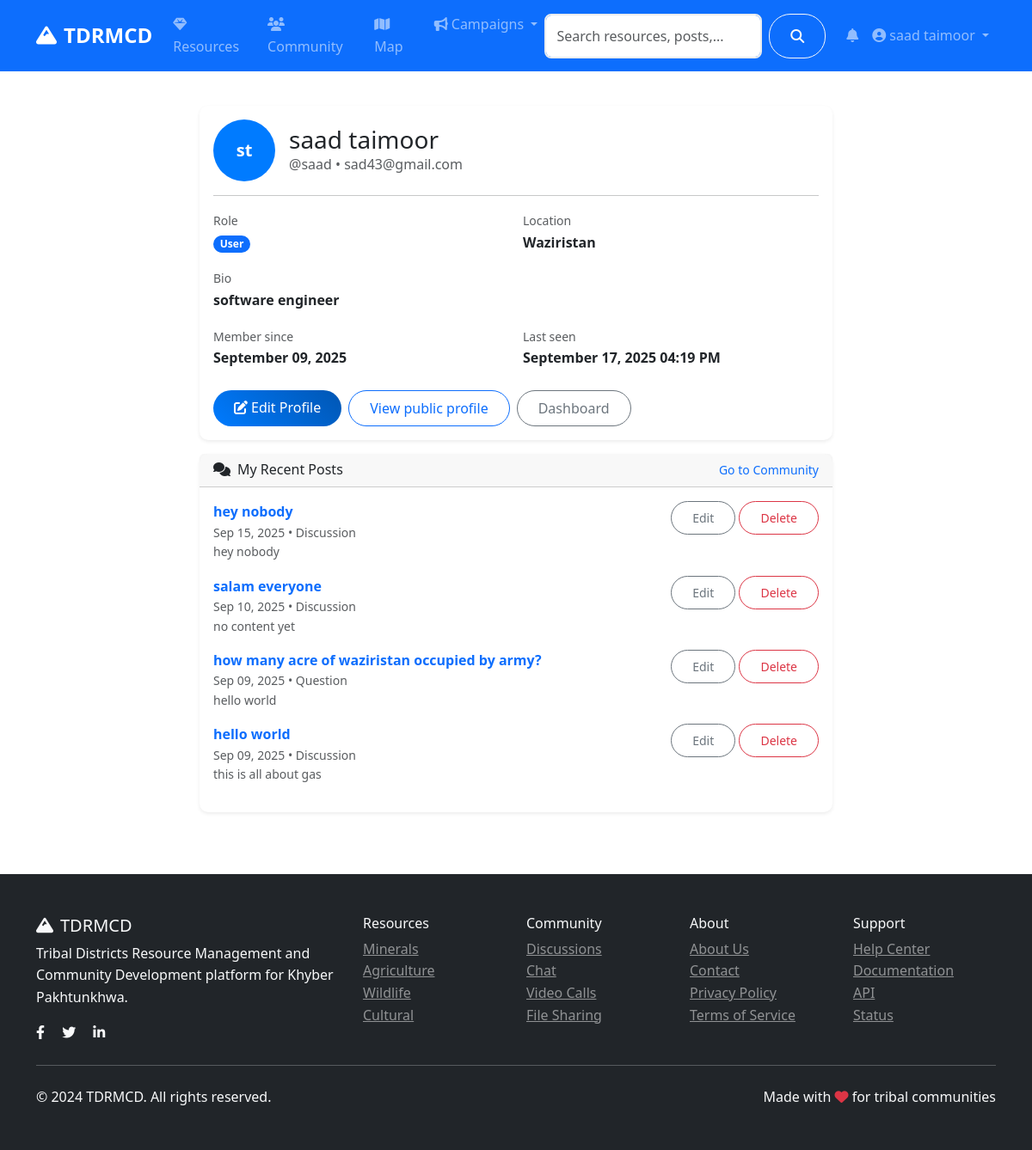
Before: /auth/profile (signed in) with the older database file.
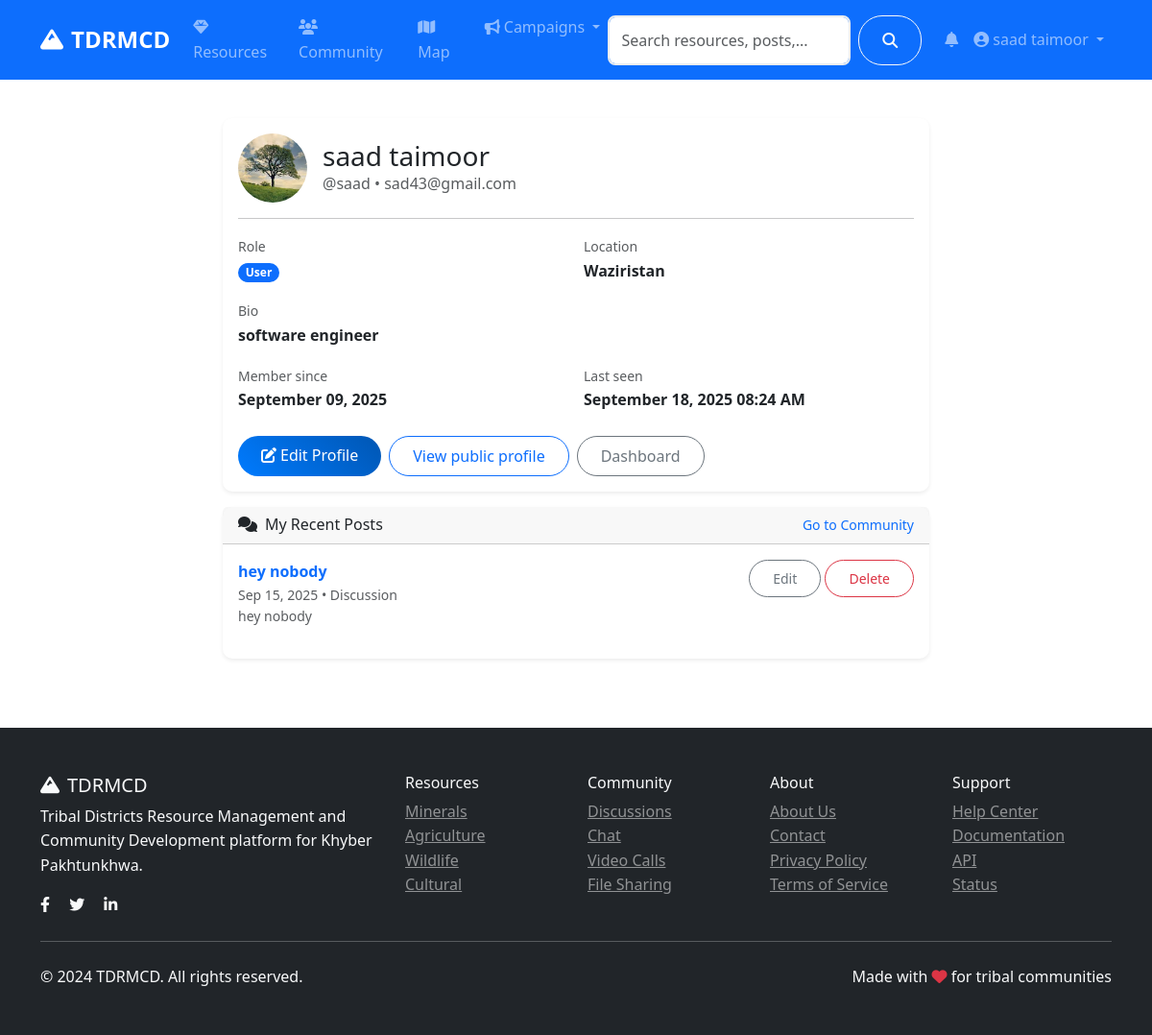
After: the same page with the newer database file.
### models.py (models this page shows, shortened)
class User(UserMixin, db.Model):
    id = db.Column(db.Integer, primary_key=True)
    username = db.Column(db.String(80), unique=True, nullable=False)
    email = db.Column(db.String(120), unique=True, nullable=False)
    password_hash = db.Column(db.String(120), nullable=False)
    first_name = db.Column(db.String(50), nullable=False)
    last_name = db.Column(db.String(50), nullable=False)
    role = db.Column(db.String(20), default='user')  # user, admin, researcher
    location = db.Column(db.String(100))
    bio = db.Column(db.Text)
    avatar = db.Column(db.String(200), default='default.jpg')
    is_active = db.Column(db.Boolean, default=True)
    created_at = db.Column(db.DateTime, default=datetime.utcnow)
    last_seen = db.Column(db.DateTime, default=datetime.utcnow)
    resources = db.relationship('Resource', backref='author', lazy='dynamic')
    posts = db.relationship('CommunityPost', backref='author', lazy='dynamic')
    chat_messages = db.relationship('ChatMessage', backref='sender', lazy='dynamic')
    file_submissions = db.relationship(
        'FileSubmission',
        foreign_keys='FileSubmission.submitter_id',
        backref='submitter',
        lazy='dynamic'
    )
    reviewed_submissions = db.relationship(
        'FileSubmission',
        foreign_keys='FileSubmission.reviewed_by',
        backref='reviewer_user',
        lazy='dynamic'
    )
    notifications = db.relationship('Notification', backref='user', lazy='dynamic')
    def get_full_name(self):
        return f"{self.first_name} {self.last_name}"
    def is_admin(self):
        return self.role == 'admin'

class CommunityPost(db.Model):
    id = db.Column(db.Integer, primary_key=True)
    title = db.Column(db.String(200), nullable=False)
    content = db.Column(db.Text, nullable=False)
    category = db.Column(db.String(50), nullable=False)  # discussion, question, announcement
    tags = db.Column(db.String(200))
    image_url = db.Column(db.String(200))
    likes = db.Column(db.Integer, default=0)
    views = db.Column(db.Integer, default=0)
    author_id = db.Column(db.Integer, db.ForeignKey('user.id'), nullable=False)
    created_at = db.Column(db.DateTime, default=datetime.utcnow)
    updated_at = db.Column(db.DateTime, default=datetime.utcnow, onupdate=datetime.utcnow)
    comments = db.relationship('Comment', backref='post', lazy='dynamic', cascade='all, delete-orphan')
    likes_relation = db.relationship('PostLike', backref='post', lazy='dynamic', cascade='all, delete-orphan')

### routes/auth.py (the view)
@auth_bp.route('/profile')
@login_required
def profile():
    posts = CommunityPost.query.filter_by(author_id=current_user.id).order_by(desc(CommunityPost.created_at)).limit(10).all()
    return render_template('auth/profile.html', user=current_user, posts=posts)

### app.py (called while the page is built)
@login_manager.user_loader
def load_user(user_id):
    return User.query.get(int(user_id))

### templates/auth/profile.html (shortened to what the changed rows need)
{% extends "base.html" %}
{% block content %}
<div class="container py-4">
    <div class="row justify-content-center">
        <div class="col-lg-8">
            <div class="card shadow-sm">
                <div class="card-body">
                    <div class="d-flex align-items-center mb-3">
                        <div class="me-3">
                            {% if user.avatar and user.avatar != 'default.jpg' %}
                            <img src="{{ url_for('serve_uploaded_file', subdir='avatars', filename=user.avatar) }}" alt="Avatar" class="rounded-circle" style="width:72px;height:72px;object-fit:cover;">
                            {% else %}
                            <div class="avatar" style="width:72px;height:72px;font-size:1.25rem;">{{ user.first_name[0] }}{{ user.last_name[0] }}</div>
                            {% endif %}
                        </div>
                        <div>
                            <h3 class="mb-0">{{ user.get_full_name() }}</h3>
                            <div class="text-muted">@{{ user.username }} • {{ user.email }}</div>
                        </div>
                    </div>
                    <div class="row g-3">
                        <div class="col-md-6">
                            <div class="fw-semibold"><span class="badge bg-primary">{{ user.role.title() }}</span></div>
                        </div>
                        <div class="col-md-6">
                            <label class="text-muted small">Location</label>
                            <div class="fw-semibold">{{ user.location or '—' }}</div>
                        </div>
                        <div class="col-12">
                            <label class="text-muted small">Bio</label>
                            <div class="fw-semibold">{{ user.bio or 'No bio yet.' }}</div>
                        </div>
                        <div class="col-md-6">
                            <label class="text-muted small">Member since</label>
                            <div class="fw-semibold">{{ user.created_at.strftime('%B %d, %Y') }}</div>
                        </div>
                        <div class="col-md-6">
                            <label class="text-muted small">Last seen</label>
                            <div class="fw-semibold">{{ user.last_seen.strftime('%B %d, %Y %I:%M %p') }}</div>
                        </div>
                    </div>
                </div>
            </div>
            {% if posts %}
            <div class="card shadow-sm mt-3">
                <div class="card-body">
                    {% for p in posts %}
                    <div class="mb-3 d-flex justify-content-between align-items-start">
                        <div>
                            <a class="text-decoration-none" href="{{ url_for('community.post_detail', id=p.id) }}">
                                <strong>{{ p.title or 'Post' }}</strong>
                            </a>
                            <div class="text-muted small">{{ p.created_at.strftime('%b %d, %Y') }} • {{ p.category.title() }}</div>
                            <div class="small text-muted">{{ p.content[:120] }}{% if p.content|length > 120 %}...{% endif %}</div>
                        </div>
                        <div class="ms-3">
                            <a class="btn btn-sm btn-outline-secondary" href="{{ url_for('community.edit_post', id=p.id) }}">Edit</a>
                            <button class="btn btn-sm btn-outline-danger" type="button" data-delete-post-id="{{ p.id }}">Delete</button>
                        </div>
                    </div>
                    {% endfor %}
                </div>
            </div>
            {% endif %}
        </div>
    </div>
</div>
{% endblock %}

### templates/base.html (shortened to what the changed rows need)
<!DOCTYPE html>
<html lang="en">
<head>
    <link href="https://cdn.jsdelivr.net/npm/bootstrap@5.3.0/dist/css/bootstrap.min.css" rel="stylesheet">
    <link rel="stylesheet" href="https://cdnjs.cloudflare.com/ajax/libs/font-awesome/6.4.0/css/all.min.css">
    <link rel="stylesheet" href="https://unpkg.com/leaflet@1.9.4/dist/leaflet.css">
    <link rel="stylesheet" href="{{ url_for('static', filename='css/style.css') }}">
</head>
<body>
    <nav class="navbar navbar-expand-lg navbar-dark bg-primary sticky-top">
        <div class="container">
            <div class="collapse navbar-collapse" id="navbarNav">
                <ul class="navbar-nav">
                    {% if current_user.is_authenticated %}
                        <li class="nav-item dropdown">
                            <a class="nav-link" href="#" role="button" data-bs-toggle="dropdown" aria-expanded="false">
                                <span class="position-relative">
                                    <i class="fas fa-bell"></i>
                                </span>
                            </a>
                        </li>
                        <li class="nav-item dropdown">
                            <a class="nav-link dropdown-toggle" href="#" role="button" data-bs-toggle="dropdown">
                                <i class="fas fa-user-circle me-1"></i>{{ current_user.get_full_name() }}
                            </a>
                        </li>
                    {% endif %}
                </ul>
            </div>
        </div>
    </nav>
    <main>
        {% block content %}{% endblock %}
    </main>
</body>
</html>

Changed rows visible on the page:
removed CommunityPost: title "salam everyone", created_at "Sep 10, 2025", category "Discussion", content "no content yet"
removed CommunityPost: title "how many acre of waziristan occupied by army?", created_at "Sep 09, 2025", category "Question", content "hello world"
removed CommunityPost: title "hello world", created_at "Sep 09, 2025", category "Discussion", content "this is all about gas"
changed User "saad taimoor": avatar: picture added; last_seen "September 17, 2025 04:19 PM" → "September 18, 2025 08:24 AM"; first_name "s" → (not shown); last_name "t" → (not shown)
